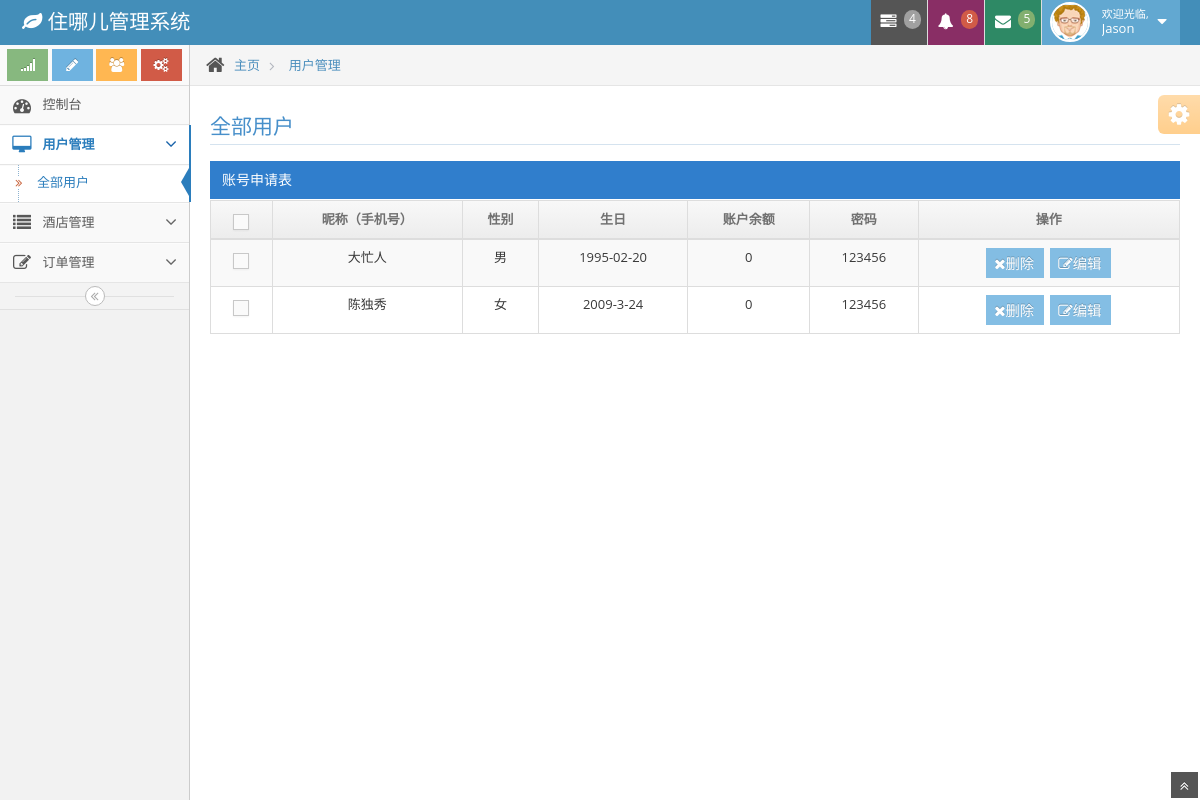
The page /view/user.php on the database its author committed.
### tables this page shows
CREATE TABLE `user` (
  `id` int(10) NOT NULL COMMENT 'id',
  `telephone` varchar(11) NOT NULL COMMENT '昵称、手机号',
  `gender` varchar(4) NOT NULL DEFAULT '男' COMMENT '性别',
  `birthday` varchar(10) NOT NULL COMMENT '生日',
  `password` varchar(100) NOT NULL COMMENT '密码',
  `avator` varchar(100) NOT NULL COMMENT '头像',
  `account` int(20) NOT NULL DEFAULT '0' COMMENT '账户余额',
  `nickname` varchar(30) NOT NULL COMMENT '昵称'
);

### view/user.php (the view, shortened to what this page needs)
<!DOCTYPE html>
<html lang="en">
<head>
    <link href="assets/css/bootstrap.min.css" rel="stylesheet" />
    <link rel="stylesheet" href="assets/css/font-awesome.min.css" />
    <link rel="stylesheet" href="assets/css/ace.min.css" />
    <link rel="stylesheet" href="assets/css/ace-rtl.min.css" />
    <link rel="stylesheet" href="assets/css/ace-skins.min.css" />
</head>
<body>
<div class="navbar navbar-default" id="navbar">
    <div class="navbar-container" id="navbar-container">
        <div class="navbar-header pull-left">
            <a href="#" class="navbar-brand">
                <small>
                    <i class="icon-leaf"></i>
                    住哪儿管理系统
                </small>
            </a>
        </div>
        <div class="navbar-header pull-right" role="navigation">
            <ul class="nav ace-nav">
                <li class="grey">
                    <a data-toggle="dropdown" class="dropdown-toggle" href="#">
                        <i class="icon-tasks"></i>
                        <span class="badge badge-grey">4</span>
                    </a>
                </li>
                <li class="purple">
                    <a data-toggle="dropdown" class="dropdown-toggle" href="#">
                        <i class="icon-bell-alt icon-animated-bell"></i>
                        <span class="badge badge-important">8</span>
                    </a>
                </li>
                <li class="green">
                    <a data-toggle="dropdown" class="dropdown-toggle" href="#">
                        <i class="icon-envelope icon-animated-vertical"></i>
                        <span class="badge badge-success">5</span>
                    </a>
                </li>
                <li class="light-blue">
                    <a data-toggle="dropdown" href="#" class="dropdown-toggle">
                        <img class="nav-user-photo" src="assets/avatars/user.jpg" alt="Jason's Photo" />
								<span class="user-info">
									<small>欢迎光临,</small>
									Jason
								</span>
                        <i class="icon-caret-down"></i>
                    </a>
                </li>
            </ul>
        </div>
    </div>
</div>
<div class="main-container" id="main-container">
    <div class="main-container-inner">
        <div class="sidebar" id="sidebar">
            <div class="sidebar-shortcuts" id="sidebar-shortcuts">
                <div class="sidebar-shortcuts-large" id="sidebar-shortcuts-large">
                    <button class="btn btn-success">
                        <i class="icon-signal"></i>
                    </button>
                    <button class="btn btn-info">
                        <i class="icon-pencil"></i>
                    </button>
                    <button class="btn btn-warning">
                        <i class="icon-group"></i>
                    </button>
                    <button class="btn btn-danger">
                        <i class="icon-cogs"></i>
                    </button>
                </div>
            </div>
            <ul class="nav nav-list">
                <li>
                    <a href="index.php">
                        <i class="icon-dashboard"></i>
                        <span class="menu-text"> 控制台 </span>
                    </a>
                </li>
                <li class="active open">
                    <a href="#" class="dropdown-toggle">
                        <i class="icon-desktop"></i>
                        <span class="menu-text"> 用户管理</span>
                        <b class="arrow icon-angle-down"></b>
                    </a>
                    <ul class="submenu">
                        <li class="active">
                            <a href="user.php">
                                <i class="icon-double-angle-right"></i>
                                全部用户
                            </a>
                        </li>
                    </ul>
                </li>
                <li>
                    <a href="#" class="dropdown-toggle">
                        <i class="icon-list"></i>
                        <span class="menu-text"> 酒店管理 </span>
                        <b class="arrow icon-angle-down"></b>
                    </a>
                </li>
                <li>
                    <a href="#" class="dropdown-toggle">
                        <i class="icon-edit"></i>
                        <span class="menu-text"> 订单管理 </span>
                        <b class="arrow icon-angle-down"></b>
                    </a>
                </li>
            </ul>
            <div class="sidebar-collapse" id="sidebar-collapse">
                <i class="icon-double-angle-left" data-icon1="icon-double-angle-left" data-icon2="icon-double-angle-right"></i>
            </div>
        </div>
        <div class="main-content">
            <div class="breadcrumbs" id="breadcrumbs">
                <ul class="breadcrumb">
                    <li>
                        <i class="icon-home home-icon"></i>
                        <a href="account.php">主页</a>
                    </li>
                    <li class="active">
                        <a href="account.php">用户管理</a>
                    </li>
                </ul>
            </div>
            <div class="page-content">
                <div class="row">
                    <div class="col-xs-12">
                        <div class="row">
                            <div class="col-xs-12">
                                <h3 class="header smaller lighter blue">全部用户</h3>
                                <div class="table-header">
                                    账号申请表
                                </div>
                                <div class="table-responsive">
                                    <table id="sample-table-2" class="table table-striped table-bordered table-hover">
                                        <thead>
                                        <tr>
                                            <th class="center">
                                                <label>
                                                    <span class="lbl"></span>
                                                </label>
                                            </th>
                                            <th class="center">昵称（手机号）</th>
                                            <th class="center">性别</th>
                                            <th class="hidden-480 center">生日</th>
                                            <th class="hidden-480 center">账户余额</th>
                                            <th class="center">密码</th>
                                            <th class="  center">操作</th>
                                        </tr>
                                        </thead>
                                        <tbody>
                                        <?php
                                        $pdo=new PDO('mysql:host=localhost;dbname=db_Hotel','root','root');
                                        $pdo->query("set names utf8");
                                        $sql="select * from user";
                                        $stmt=$pdo->prepare($sql);
                                        $stmt->execute();
                                        $allrows = $stmt->fetchAll(PDO::FETCH_ASSOC);
                                        foreach($allrows as $row){
                                            echo '<tr>';
                                            echo '<td class="center">';
                                            echo '<label>';
                                            echo '<span class="lbl"></span>';
                                            echo '</label>';
                                            echo '</td>';
                                            echo '<td class="center">'.$row['nickname'].'</td>';
                                            echo '<td class="hidden-480 center">'.$row['gender'].'</td>';
                                            echo '<td class=" center">'.$row['birthday'].'</td>';
                                            echo '<td class="hidden-480 center">'.$row['account'].'</td>';
                                            echo '<td class=" hidden-480 center">'.$row['password'].'</td>';
                                            echo '<td class="center">';
                                            echo '<div class="visible-md visible-lg hidden-sm hidden-xs action-buttons">';
                                            echo '<a  class="btn btn-xs btn-info"  role="button" href=""><i class="icon-remove bigger-120">删除</i></a>';
                                            echo '<a  class="btn btn-xs btn-info"  role="button" href="" ><i class="icon-edit bigger-120">编辑</i></a>';
                                            echo '</div>';
                                            echo '</td>';
                                            echo '</tr>';
                                        }
                                        ?>
                                        </tbody>
                                    </table>
                                </div>
                            </div>
                        </div>
                    </div>
                </div>
            </div>
        </div>
        <div class="ace-settings-container" id="ace-settings-container">
            <div class="btn btn-app btn-xs btn-warning ace-settings-btn" id="ace-settings-btn">
                <i class="icon-cog bigger-150"></i>
            </div>
        </div>
    </div>
    <a href="#" id="btn-scroll-up" class="btn-scroll-up btn btn-sm btn-inverse">
        <i class="icon-double-angle-up icon-only bigger-110"></i>
    </a>
</div>
</body>
</html>

### rows shown on the page
user: nickname "大忙人", gender "男", birthday "1995-02-20", account "0", password "123456"
user: nickname "陈独秀", gender "女", birthday "2009-3-24", account "0", password "123456"
